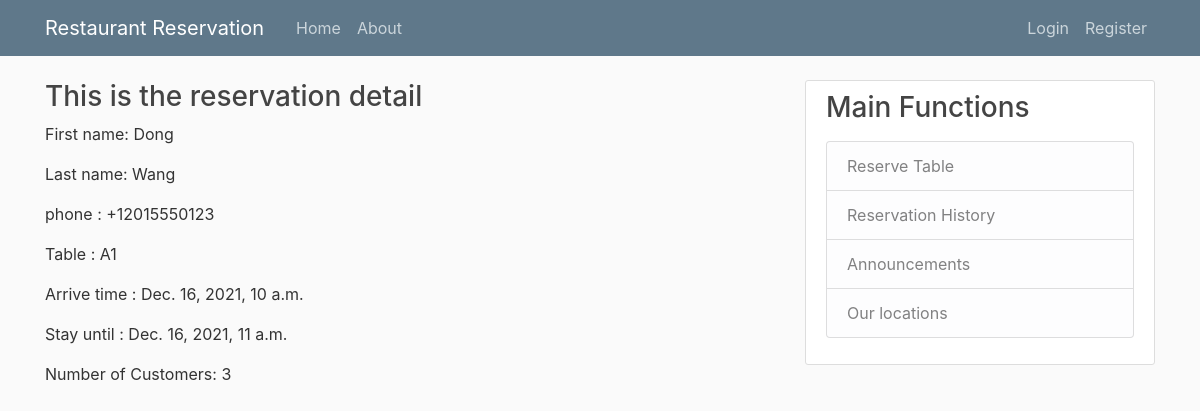
Screenshot of /reserve/reservation/43/ with the database file from the repository.
### reserve/models.py (models this page shows)
class Reservation(models.Model):
    first_name = models.CharField(max_length=100)
    last_name = models.CharField(max_length=100)
    phone = PhoneNumberField(null=False, blank=True, unique=False, region="US")
    user_id = models.ForeignKey(User, on_delete=models.CASCADE, null=True)
    table_id = models.ForeignKey(Table, on_delete=models.CASCADE, related_name='table_id')
    table2nd_id = models.ForeignKey(Table, on_delete=models.CASCADE, null=True, related_name='table2nd_id')
    date = models.DateField()
    arrive = models.TimeField()
    duration = models.DurationField()
    come = models.DateTimeField(null=True)
    out = models.DateTimeField(null=True)
    customer_number = models.IntegerField(default=0)
    is_expired = models.BooleanField(default=True)
    has_come = models.BooleanField(default=False)

### table/models.py (models this page shows, shortened)
class Table(models.Model):
    tableId = models.CharField(max_length=100)
    capacity = models.IntegerField()
    isOutdoor = models.BooleanField(default=False)
    isBooth = models.BooleanField(default=False)
    isCurAvailable = models.BooleanField(default=True)
    def __str__(self):
        return self.tableId

### reserve/views.py (the view)
# urls.py: path('reservation/<int:pk>/', reserve_views.ReservationDetailView.as_view(), name='reservation-detail'),
class ReservationDetailView(DetailView):
    model = Reservation

### reserve/templates/reserve/reservation_detail.html (shortened to what this page needs)
{% extends "base.html" %}
{% block content %}
<h3>This is the reservation detail</h3>
<p>First name: {{ object.first_name }}</p>
<p>Last name: {{ object.last_name }}</p>
<p>phone    : {{ object.phone }}</p>
<p>Table    : {{ object.table_id }}</p>
<p>Arrive time     : {{ object.come }}</p>
<p>Stay until      : {{ object.out }}</p>
<p>Number of Customers: {{ object.customer_number }}</p>
{% endblock content %}

### static/main.css (style rules this page uses)
body { background: #fafafa; color: #333333; margin-top: 5rem; }
h1, h2, h3, h4, h5, h6 { color: #444444; }

### rows the page displays
Reservation: first_name "Dong", last_name "Wang", phone "+12015550123", table_id "A1", come "Dec. 16, 2021, 10 a.m.", out "Dec. 16, 2021, 11 a.m.", customer_number "3"
